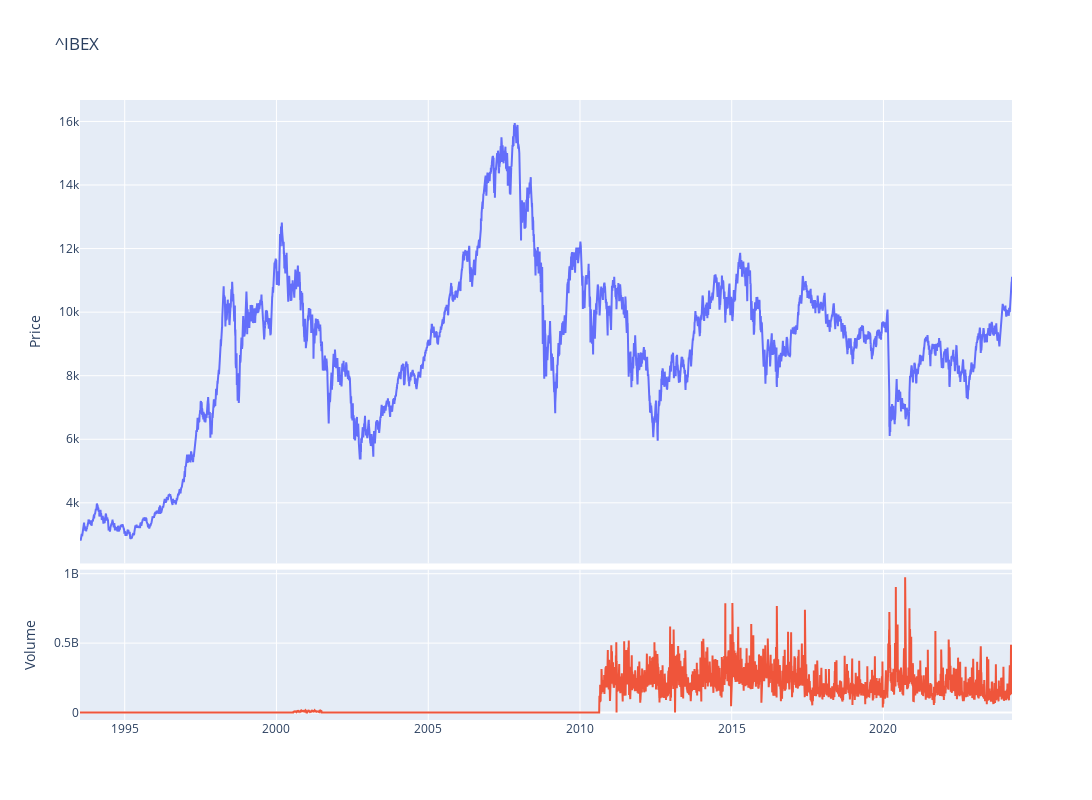

This figure's notebook cell:
### Code cell
fig = make_subplots(rows=4, cols=1,shared_xaxes=True,vertical_spacing=0.01,specs=[[{'rowspan':3,'colspan':1}],[None],[None],[{'rowspan':1,'colspan':1}]])

# Graph (1,1)
fig.add_trace(go.Scatter(x=stock_ticker.index,y=stock_ticker['Close'],mode="lines",name=f"{ticker}"),row=1, col=1)
# Update xaxis properties
fig.update_yaxes(title_text="Price", row=1, col=1)

# Graph (4,1)
fig.add_trace(go.Scatter(x=stock_ticker.index,y=stock_ticker['Volume'],mode="lines",name='Volume'),row=4, col=1)
fig.update_yaxes(title_text="Volume", row=4, col=1)

fig.update_layout(height=800, width=1300,showlegend=False,title=f"{ticker}")

fig.show()

### Figure 1 — Plotly figure (JSON) as saved in the notebook; plotly's stock layout.template omitted (floating-point values rounded to 4 significant figures; data arrays with more than 128 entries replaced by an {"elided": "..."} marker saying what was removed)
{"data": [{"mode": "lines", "name": "^IBEX", "type": "scatter", "x": {"elided": "7779 str values"}, "xaxis": "x", "y": {"elided": "7779 float values"}, "yaxis": "y"}, {"mode": "lines", "name": "Volume", "type": "scatter", "x": {"elided": "7779 str values"}, "xaxis": "x2", "y": {"elided": "7779 int values"}, "yaxis": "y2"}], "layout": {"height": 800, "showlegend": false, "title": {"text": "^IBEX"}, "width": 1300, "xaxis": {"anchor": "y", "domain": [0, 1], "matches": "x2", "showticklabels": false}, "xaxis2": {"anchor": "y2", "domain": [0, 1]}, "yaxis": {"anchor": "x", "domain": [0.2525, 1], "title": {"text": "Price"}}, "yaxis2": {"anchor": "x2", "domain": [0, 0.2425], "title": {"text": "Volume"}}}}
